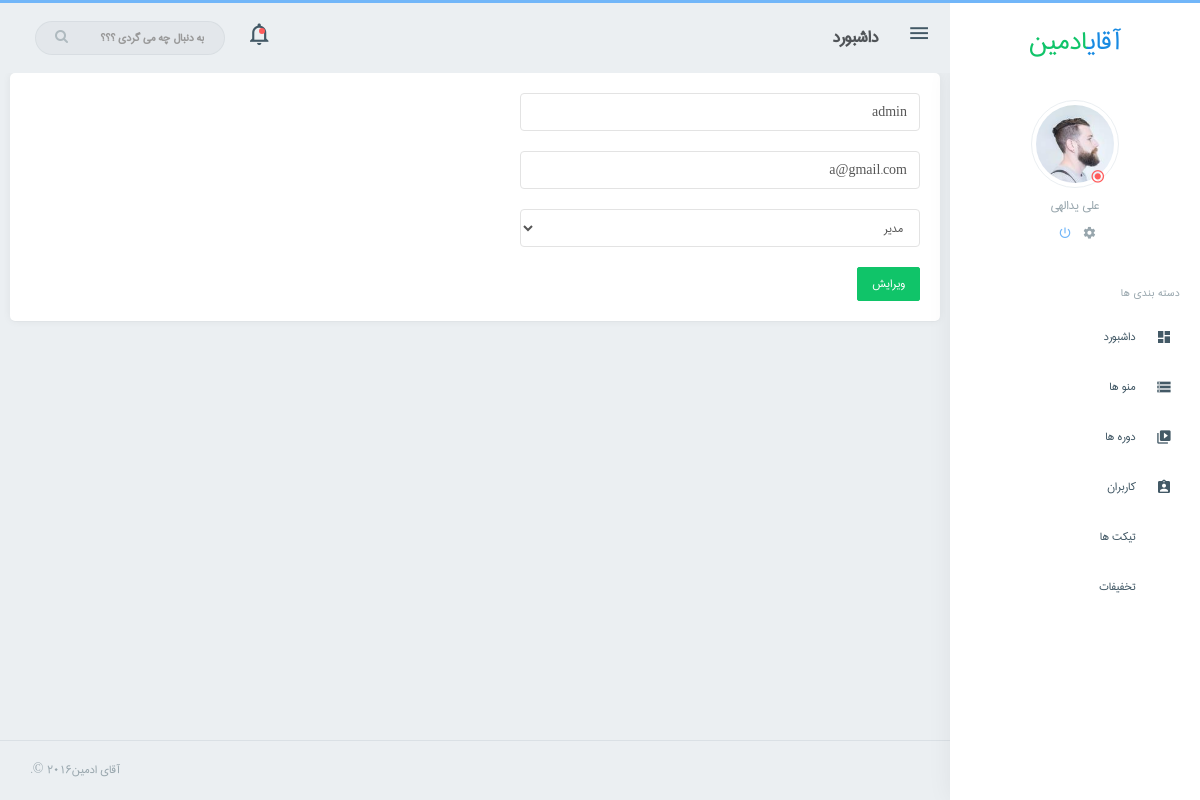
Screenshot of /admin/edituser.php?id=1 with the database file from the repository.
### tables this page shows
CREATE TABLE IF NOT EXISTS `user` (
  `id` int(11) NOT NULL AUTO_INCREMENT,
  `name` varchar(255) NOT NULL,
  `email` varchar(255) NOT NULL,
  `password` varchar(255) NOT NULL,
  `role` int(11) NOT NULL DEFAULT '1',
  `status` int(11) NOT NULL DEFAULT '0',
  PRIMARY KEY (`id`)
);

### admin/edituser.php (the view, shortened to what this page needs)
<?php
include 'header.php';
$id = $_GET['id'];
$result = $conn->prepare("SELECT * FROM user WHERE id=?");
$result->bindValue(1 , $id);
$result->execute();
$user = $result->fetch(PDO::FETCH_ASSOC);
?>
<form method="POST" style="max-width: 400px;">
    <input type="text" name="name" class="form-control" value="<?= $user['name'] ?>"><br>
    <input type="email" name="email" class="form-control" value="<?= $user['email'] ?>"><br>
    <select name="role" class="form-control">
        <option value="3" <?php if ($user['role'] == 3){ ?> selected <?php } ?>>مدیر</option>
    </select>
    <br>
    <input type="submit" name="sub" value="ویرایش" class="btn btn-success">
</form>
<?php include 'footer.php'; ?>

### admin/assets/css/core.css (style rules this page uses)
html,body,div, span, applet, object, iframe, h1, h2, h3, h4, h5, h6, p, blockquote, pre, a, abbr, acronym, address, big, cite, code, del, dfn, em, img, ins, kbd, q, s, samp, small, strike, strong, sub, sup, tt, var, b, u, i, center, dl, dt, dd, ol, ul, li, fieldset, form, label, legend, table, caption, tbody, tfoot, thead, tr, th, td, article, aside, canvas, details, embed, figure, figcaption, footer, header, hgroup, menu, menu, output, ruby, section, summary, time, mark, audio, video { font-family: 'iran'; }
body { background: #ebeff2; font-family: 'iran', sans-serif; margin: 0; padding-bottom: 60px; overflow-x: hidden; color: #797979; }
html { position: relative; min-height: 100%; background: #ebeff2; }
* { outline: none !important; }
.form-control { background-color: #FFFFFF; border: 1px solid #E3E3E3; border-radius: 4px; color: #565656; padding: 7px 12px; height: 38px; max-width: 100%; -webkit-box-shadow: none; box-shadow: none; -webkit-transition: all 300ms linear; -moz-transition: all 300ms linear; -o-transition: all 300ms linear; -ms-transition: all 300ms linear; transition: all 300ms linear; }

### admin/assets/css/components.css (style rules this page uses)
.btn { border-radius: 2px; padding: 6px 14px; }
.btn-custom, .btn-primary, .btn-success, .btn-info, .btn-warning, .btn-danger, .btn-inverse, .btn-purple, .btn-pink { color: #ffffff !important; }
.btn-success { background-color: #10c469 !important; border: 1px solid #10c469 !important; }

### rows the page displays
user: name "admin", email "a@gmail.com", role "مدیر"
